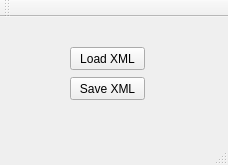
<?xml version="1.0" encoding="UTF-8"?>
<ui version="4.0">
 <class>MainWindow</class>
 <widget class="QMainWindow" name="MainWindow">
  <property name="geometry">
   <rect>
    <x>0</x>
    <y>0</y>
    <width>228</width>
    <height>165</height>
   </rect>
  </property>
  <property name="windowTitle">
   <string>MainWindow</string>
  </property>
  <widget class="QWidget" name="centralWidget">
   <widget class="QPushButton" name="loadXmlButton">
    <property name="geometry">
     <rect>
      <x>70</x>
      <y>30</y>
      <width>75</width>
      <height>23</height>
     </rect>
    </property>
    <property name="text">
     <string>Load XML</string>
    </property>
   </widget>
   <widget class="QPushButton" name="saveXmlButton">
    <property name="geometry">
     <rect>
      <x>70</x>
      <y>60</y>
      <width>75</width>
      <height>23</height>
     </rect>
    </property>
    <property name="text">
     <string>Save XML</string>
    </property>
   </widget>
  </widget>
  <widget class="QMenuBar" name="menuBar">
   <property name="geometry">
    <rect>
     <x>0</x>
     <y>0</y>
     <width>228</width>
     <height>26</height>
    </rect>
   </property>
  </widget>
  <widget class="QToolBar" name="mainToolBar">
   <attribute name="toolBarArea">
    <enum>TopToolBarArea</enum>
   </attribute>
   <attribute name="toolBarBreak">
    <bool>false</bool>
   </attribute>
  </widget>
  <widget class="QStatusBar" name="statusBar"/>
 </widget>
 <layoutdefault spacing="6" margin="11"/>
 <resources/>
 <connections/>
</ui>
